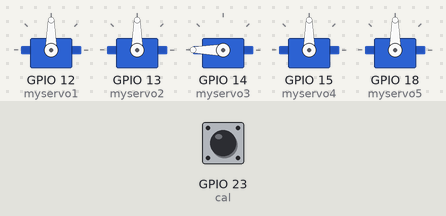
Bench run of a sketch on a simulated ESP32. On the bench: 5 × servo. The test bench sets the inputs (shaded band); at power-on: GPIO 23 (cal) HIGH.

Above: at 1.2 s.
1.3 s: GPIO 23 (cal) pulled LOW for 0.15 s
At 1.5 s:
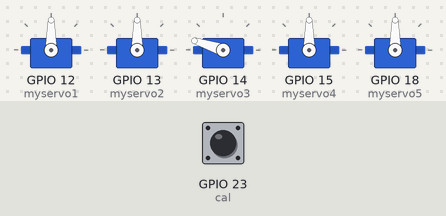
At 3.6 s:
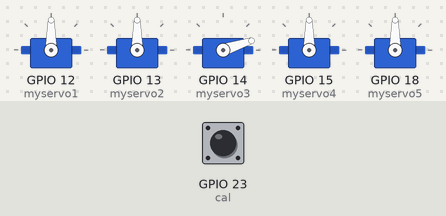
4.3 s: GPIO 23 (cal) pulled LOW for 3.2 s
At 4.6 s:
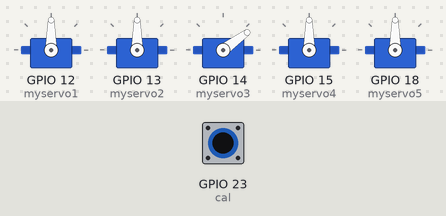
9.0 s: GPIO 23 (cal) pulled LOW for 1 s
Timing chart, 0 to 14.7 s (numbered marks = the images above; inputs shaded):
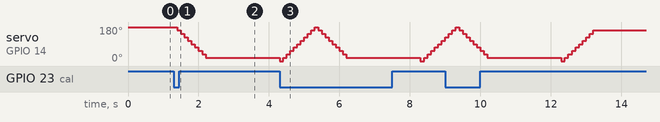

Measured:
- after the input at 1.3 s, servo on GPIO 14 (myservo3): moves from 180° to 18° over 0.80 s, starting after 0.10 s

The sketch:

esc_cali.ino
```cpp
#include <ESP32Servo.h>

Servo myservo1;
Servo myservo2;
Servo myservo3;
Servo myservo4;
Servo myservo5;


int cal = 23;

void setup()
{
  ESP32PWM::allocateTimer(0);
  ESP32PWM::allocateTimer(1);
  ESP32PWM::allocateTimer(2);
  ESP32PWM::allocateTimer(3);
  myservo1.setPeriodHertz(50);
  myservo2.setPeriodHertz(50);
  myservo3.setPeriodHertz(50);
  myservo4.setPeriodHertz(50);
  myservo5.setPeriodHertz(50);
  // Recommended PWM GPIO pins on the ESP32 include 2,4,12-19,21-23,25-27,32-33
  myservo1.attach(12, 1000, 2000);
  myservo2.attach(13, 1000, 2000);
  myservo3.attach(14, 1000, 2000);
  myservo4.attach(15, 1000, 2000);
  myservo5.attach(18, 1000, 2000);
  // using default min/max of 1000us and 2000us
  Serial.begin(9600);
  myservo3.write(map(200, 100, 200, 0, 180));
  pinMode(cal, INPUT_PULLUP);
  digitalWrite(2, LOW);
}

void loop()
{
  if(digitalRead(cal) == LOW){
    for(int i = 200; i > 100; i -= 10){
      myservo3.write(map(i, 100, 200, 0, 180));
      delay(100);
    }
    delay(2000);
    for(int i = 100; i < 200; i += 10){
      myservo3.write(map(i, 100, 200, 0, 180));
      delay(100);
    }
  }
}
```
